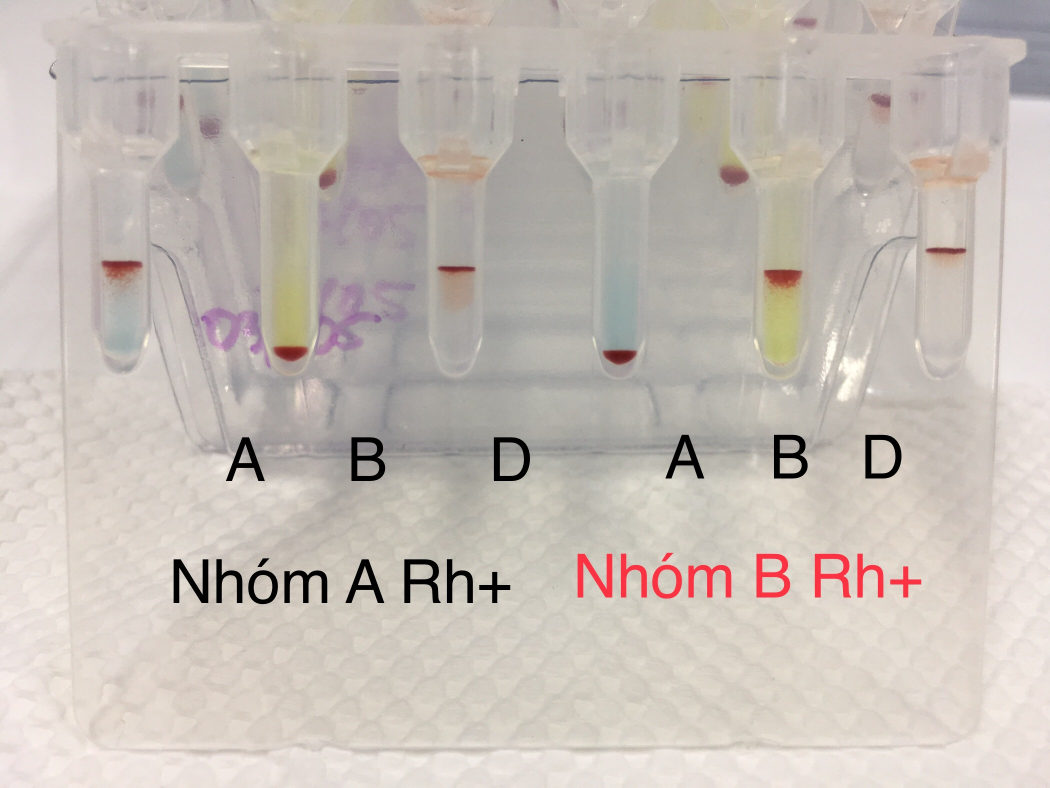
#> input picture data/gelcard2.jpg, 2100 x 1575 px, found by its file name (shown at 1/2 size)
$ python gelcard.py
#> lines starting #> are read from the running program, lines starting #| are printed output that depends on the picture; after the words box and inside, x2 and y2 are one past the last pixel; in counts of white or black regions, pixels touching at a corner belong together
import numpy as np
import cv2

img = cv2.imread('C:/Users/PV/Desktop/gelcard/data/gelcard2.jpg')
#> img is the input picture: shape (1575, 2100, 3); mean B, G, R 182, 189, 197.4

# roi = img[800:800+700,0:0+3024]
roi = img[350:350+500,0:0+2102]
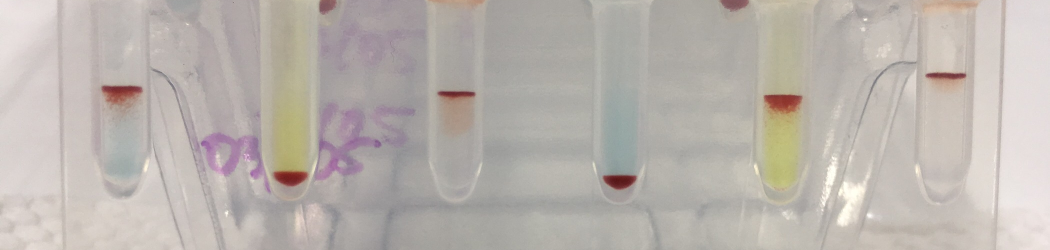
#> roi: shape (500, 2100, 3) (shown at 1/2 size); mean B, G, R 173.6, 179.3, 186
roi = cv2.resize(roi,None,fx=0.5,fy=0.5)
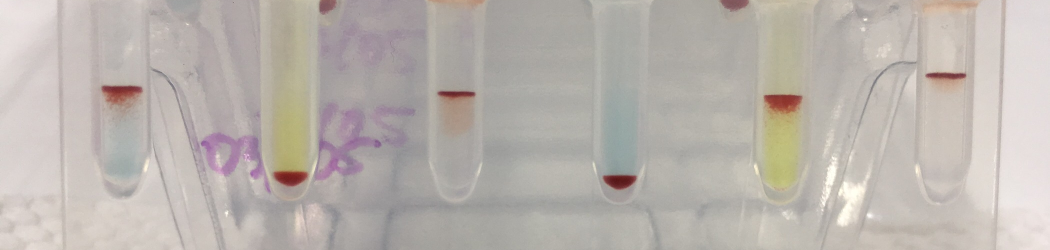
#> roi: shape (250, 1050, 3); mean B, G, R 173.7, 179.4, 186.1
hsv = cv2.cvtColor(roi, cv2.COLOR_BGR2HSV)
#> hsv: shape (250, 1050, 3); mean H, S, V 31.6, 18.7, 186.3

lower_red = np.array([0,69,57])
upper_red = np.array([18,255,255])
mask1 = cv2.inRange(hsv, lower_red, upper_red)
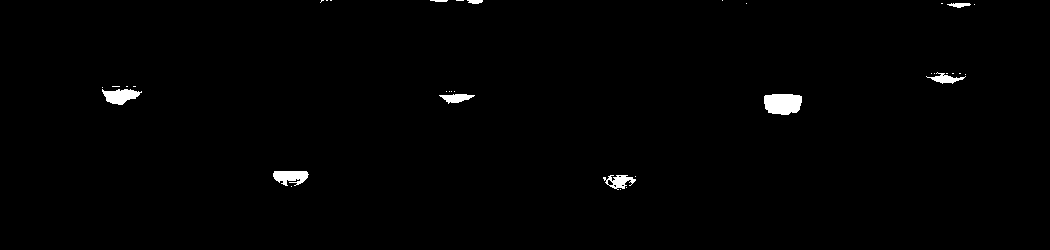
#> mask1: shape (250, 1050); 0.89% white; 35 white regions (26 under 20 px), largest, box (x1, y1, x2, y2) and area: (764, 94, 802, 115) 685, (102, 89, 142, 105) 400, (273, 171, 309, 186) 382

lower_red = np.array([340,69,57])
upper_red = np.array([360,255,255])
mask2 = cv2.inRange(hsv, lower_red, upper_red)
#> mask2: shape (250, 1050); every value is 0

mask = mask1+mask2
output = cv2.bitwise_and(hsv, roi, mask = mask)
#> output: shape (250, 1050, 3); mean H, S, V 0, 0.3, 1.3

gray = cv2.cvtColor(output, cv2.COLOR_RGB2GRAY)

ret, threshold = cv2.threshold(gray, 10, 255, 0)

kernel = np.ones((5,5),np.uint8)
dilation = cv2.dilate(threshold,kernel,iterations = 1)
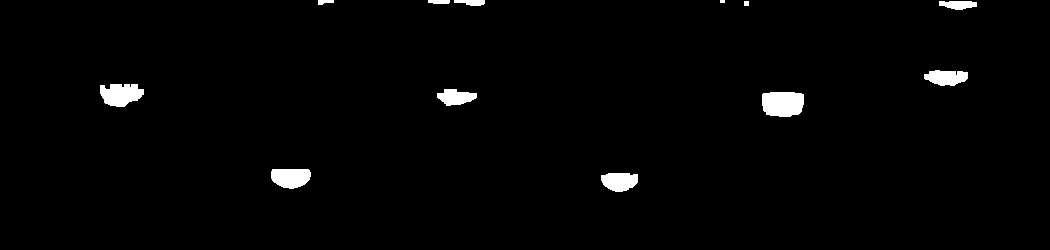
#> dilation: shape (250, 1050); 1.7% white; 12 white regions (1 under 20 px)

contours, hierarchy =  cv2.findContours(dilation,cv2.RETR_TREE,cv2.CHAIN_APPROX_SIMPLE)
#> contours = 12 contours, 2 with area under 20; largest, box (x1, y1, x2, y2) and area: (762, 92, 804, 117) 880, (100, 84, 144, 107) 697, (271, 169, 311, 189) 609, (601, 173, 638, 192) 516, (924, 70, 968, 86) 475

total_contours = len(contours)
#> total_contours = 12
print('Phat hien: ',total_contours)
#| Phat hien:  12

locations = []
for contour in contours:
	M = cv2.moments(contour)
	cX = int(M["m10"] / M["m00"])
	cY = int(M["m01"] / M["m00"])
	print('Tam theo truc x:',cX,' Tam theo truc y',cY)
	locations.append([cX,cY])
#> this loop made 12 passes
#> (cX, cY) on passes 1, 2, 3, 4, 5, 6, 7, 10, 11, 12: (619, 181), (290, 177), (782, 103), (455, 96), (120, 94), (945, 77), (958, 4), (471, 2), (439, 1), (324, 1)
#> (contour, cX, cY) on passes 8 to 9: ([[744, 1], [744, 5], [748, 5], [748, 1]], 746, 3), ([[720, 0], [720, 2], [724, 2], [724, 0]], 722, 1)
#| Tam theo truc x: 619  Tam theo truc y 181
#| Tam theo truc x: 290  Tam theo truc y 177
#| Tam theo truc x: 782  Tam theo truc y 103
#| Tam theo truc x: 455  Tam theo truc y 96
#| Tam theo truc x: 120  Tam theo truc y 94
#| Tam theo truc x: 945  Tam theo truc y 77
#| Tam theo truc x: 958  Tam theo truc y 4
#| Tam theo truc x: 746  Tam theo truc y 3
#> (further printed lines are left out)
#> after the loop, locations = [[619, 181], [290, 177], [782, 103], [455, 96], [120, 94], [945, 77], [958, 4], [746, 3], [722, 1], [471, 2], [439, 1], [324, 1]]

def takeFirst(elem):
    return elem[0]

locations.sort(key=takeFirst)

stringState = []

for location in locations:
	indexY = location[1]
	indexX = location[0]
	if indexY > 150:
		cv2.circle(roi,(indexX,indexY), 3, (255,255,255), -1)
		stringState.append('Thap')
	else:
		cv2.circle(roi,(indexX,indexY), 3, (0,0,0), -1)
		stringState.append('Cao')
#> this loop made 12 passes
#> (location, indexY, indexX) on passes 1 to 12: ([120, 94], 94, 120), ([290, 177], 177, 290), ([324, 1], 1, 324), ([439, 1], 1, 439), ([455, 96], 96, 455), ([471, 2], 2, 471), ([619, 181], 181, 619), ([722, 1], 1, 722), ([746, 3], 3, 746), ([782, 103], 103, 782), ([945, 77], 77, 945), ([958, 4], 4, 958)
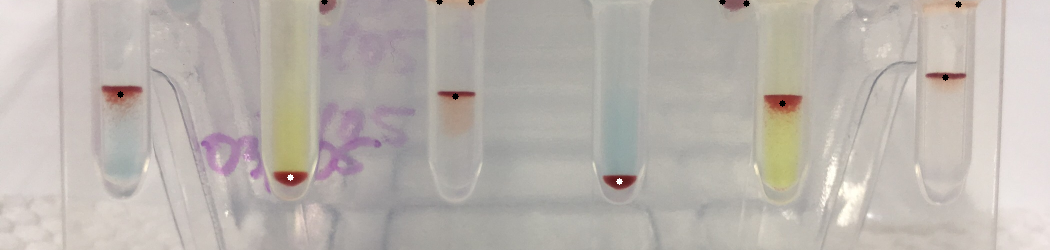
#> roi: shape (250, 1050, 3); 0.13% of pixels changed, all inside (x1, y1, x2, y2) = (117, 0, 962, 185)
#> after the loop, stringState = ['Cao', 'Thap', 'Cao', 'Cao', 'Cao', 'Cao', 'Thap', 'Cao', 'Cao', 'Cao', 'Cao', 'Cao']

print(locations)
#| [[120, 94], [290, 177], [324, 1], [439, 1], [455, 96], [471, 2], [619, 181], [722, 1], [746, 3], [782, 103], [945, 77], [958, 4]]
print(stringState)
#| ['Cao', 'Thap', 'Cao', 'Cao', 'Cao', 'Cao', 'Thap', 'Cao', 'Cao', 'Cao', 'Cao', 'Cao']

cv2.imshow('roi',roi)
cv2.imshow('output',output)
cv2.imshow('dilation',dilation)
cv2.waitKey(0)
cv2.destroyAllWindows()

$ run again, with data/gelcard3.jpg copied over data/gelcard2.jpg
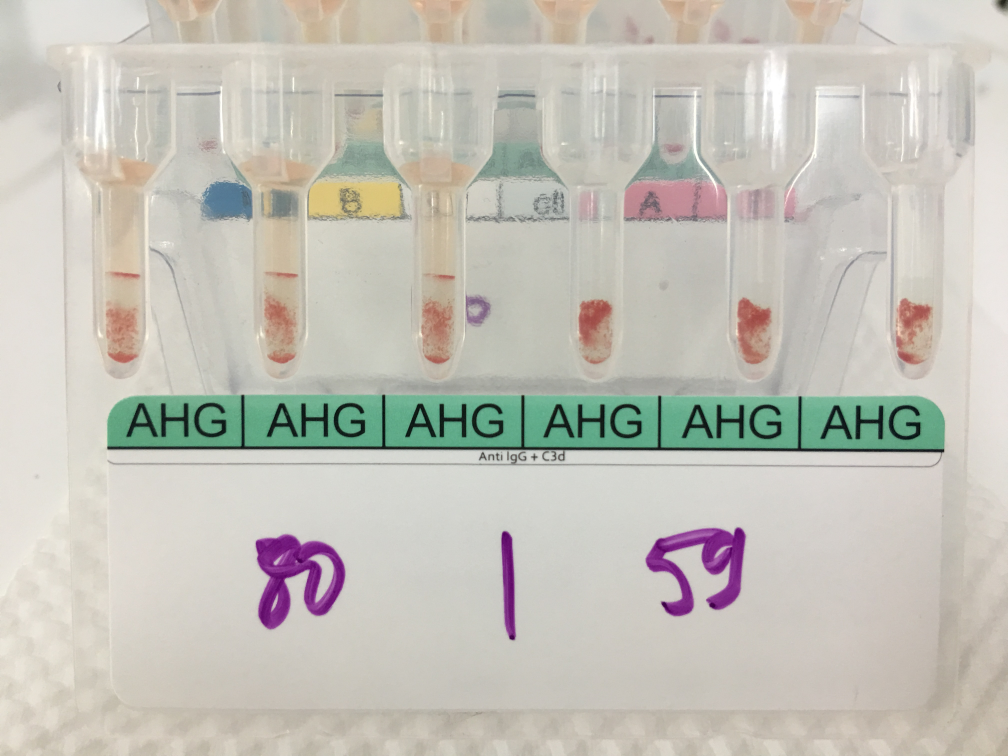
#> input picture data/gelcard3.jpg, 4032 x 3024 px, found by its file name (shown at 1/4 size)
#> img is the input picture: shape (3024, 4032, 3); mean B, G, R 184.7, 193.7, 195.9
#> hsv: shape (250, 1051, 3); mean H, S, V 29.3, 26.4, 198.7
#> `mask1 = cv2.inRange(hsv, lower_red, upper_red)`:
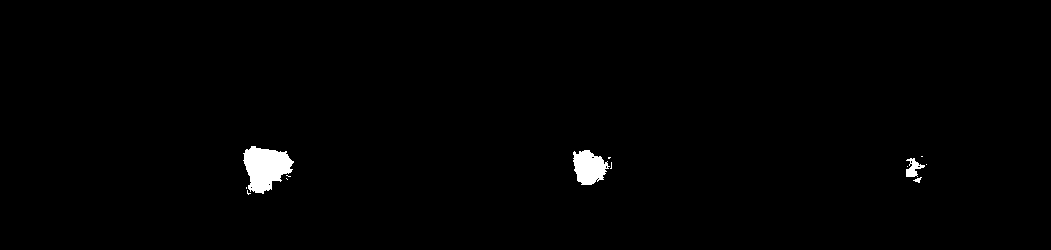
#> mask1: shape (250, 1051); 1% white; 13 white regions (9 under 20 px), largest, box (x1, y1, x2, y2) and area: (243, 146, 294, 194) 1576, (573, 150, 610, 185) 885, (906, 158, 925, 177) 187, (913, 177, 922, 183) 26
#> mask2: shape (250, 1051); every value is 0
#> output: shape (250, 1051, 3); mean H, S, V 0.1, 0.1, 2.1
#> dilation: shape (250, 1051); 1.5% white; 4 white regions
#> contours = 5 contours, 1 with area under 20; largest, box (x1, y1, x2, y2) and area: (241, 144, 296, 197) 2028, (571, 148, 614, 187) 1223, (904, 156, 929, 185) 441, (919, 154, 925, 159) 20
#> total_contours = 5
#| Phat hien:  5
#> the loop `for contour in contours:` made 5 passes
#> (cX, cY) on passes 1, 3, 4: (914, 169), (590, 166), (265, 168)
#> (printed output is left out)
#> after the loop `for contour in contours:`: locations = [[914, 169], [921, 156], [590, 166], [265, 168], [283, 177]]
#> the loop `for location in locations:` made 5 passes
#> (location, indexY, indexX) on passes 1 to 5: ([265, 168], 168, 265), ([283, 177], 177, 283), ([590, 166], 166, 590), ([914, 169], 169, 914), ([921, 156], 156, 921)
#> after the loop `for location in locations:`:
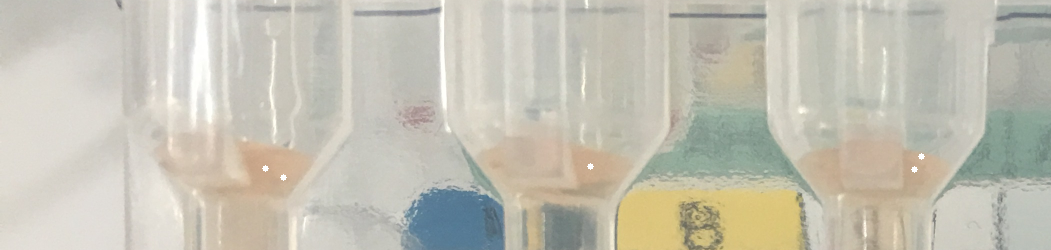
#> roi: shape (250, 1051, 3); mean B, G, R 180.1, 193.3, 196.1
#> after the loop `for location in locations:`: stringState = ['Thap', 'Thap', 'Thap', 'Thap', 'Thap']
#| [[265, 168], [283, 177], [590, 166], [914, 169], [921, 156]]
#| ['Thap', 'Thap', 'Thap', 'Thap', 'Thap']
